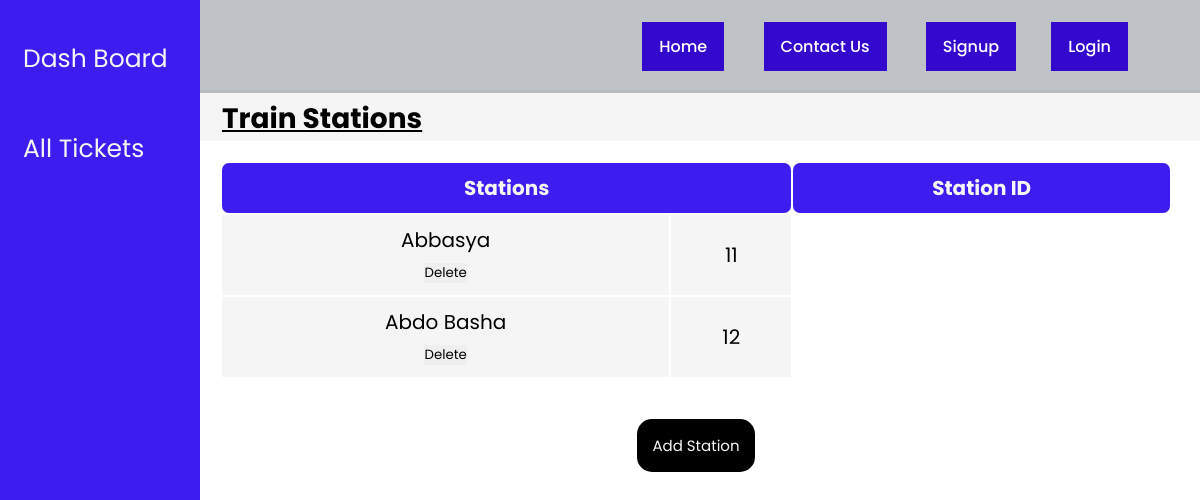
Page /train-stations.php on the earlier database version.
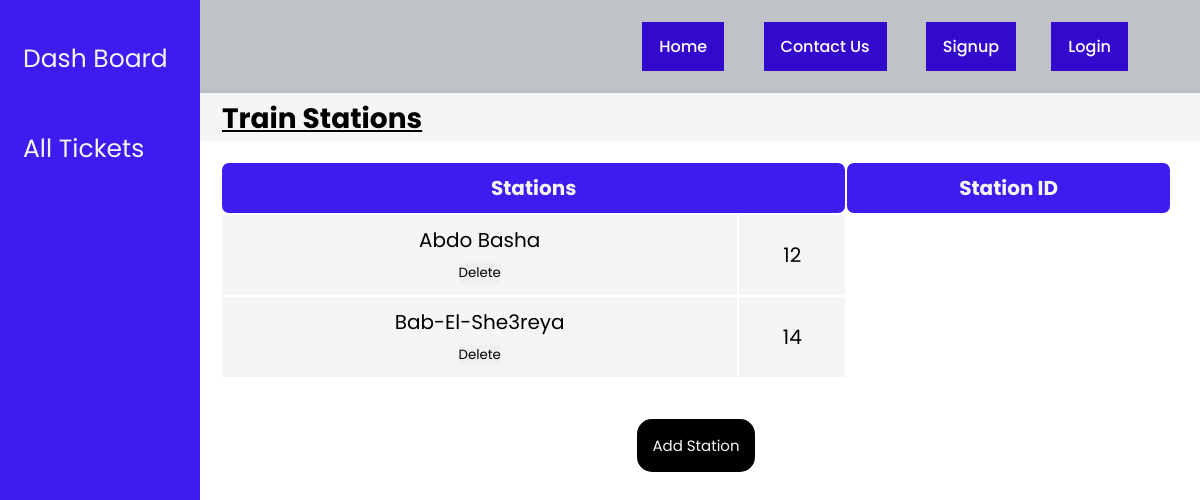
Same page on the later database version.
### tables this page shows
CREATE TABLE `stations` (
  `stations` varchar(200) NOT NULL,
  `station_id` int(255) NOT NULL
);

### train-stations.php (the view, shortened to what this page needs)
<!DOCTYPE html>
<html lang="en">
<head>
    <link rel="stylesheet" href="CSS/admin-panel.css">
</head>
<?php
    include 'navbar.php';?>
<body>
    <div class="sidenav">
        <a href="admin-panel.php">Dash Board</a>
        <a href="all-tickets.php">All Tickets</a>
    </div>
    <div class="body2">
        <div class="title">
            <p> <b>Train Stations</b></p>
        </div>
        <div class="users-table">
            <table>
                <thead>
                    <tr>
                        <th colspan="2">Stations</th>
                        <th colspan="2">Station ID</th>
                    </tr>
                </thead>
                <?php
                         $sql = 'SELECT * FROM stations ';
                         $result= mysqli_query($conn,$sql);
                         while ($row= mysqli_fetch_assoc($result)){
                         ?>
                                         <tbody>
                                             <tr class="grey-tr">
                                                 <td><?php echo $row['stations']; ?>
                                                <form action = 'deleteStation.php?action=remove&id=<?php echo $row['station_id'];?>' method = 'POST'>
                                                    <input type = 'submit' name = 'delete' value = 'delete' ></td>
                                                 <td><?php echo $row['station_id'];?>
                                             </tr>
                                         </tbody>
                                         <?php
                         }
                         ?>
                                     </table>
                                 </div>
        <div class="centering">
        <div class="button-to-add-station">
            <button id="add-station-button" onclick="openForm()">Add Station</button>
        </div>
    </div>
    </div>
</body>
</html>

Differences in the rows shown:
removed stations: stations "Abbasya", station_id "11"
added stations: stations "Bab-El-She3reya", station_id "14"
